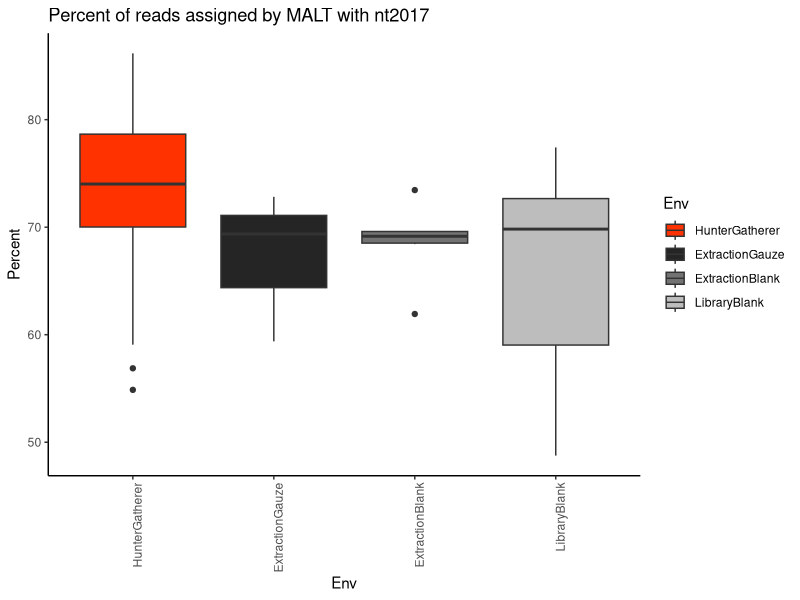
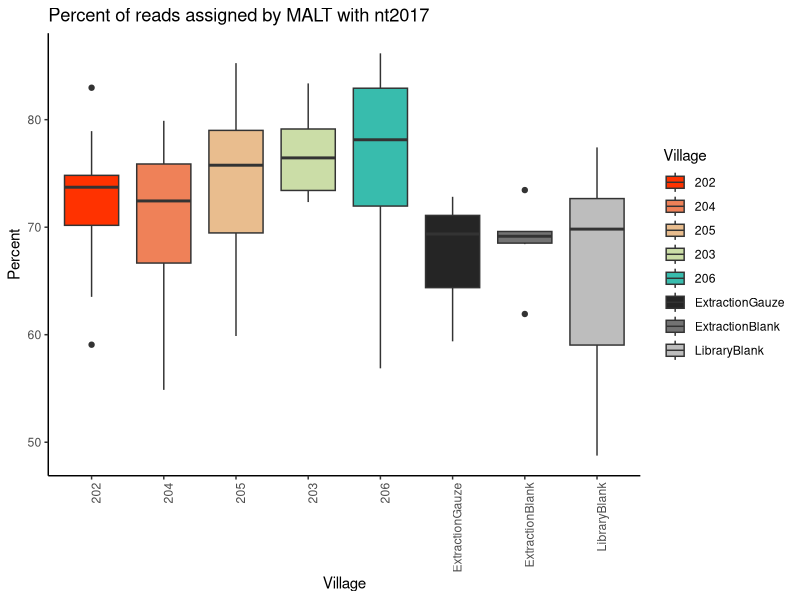
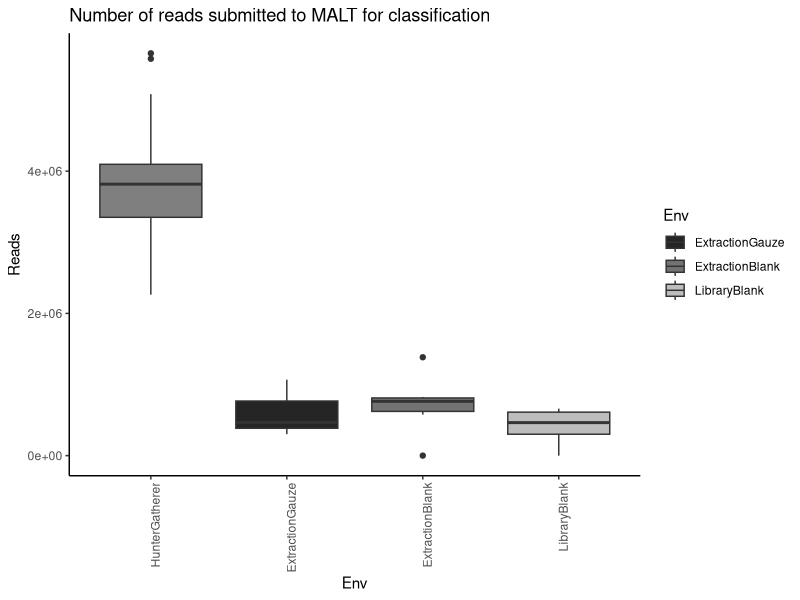
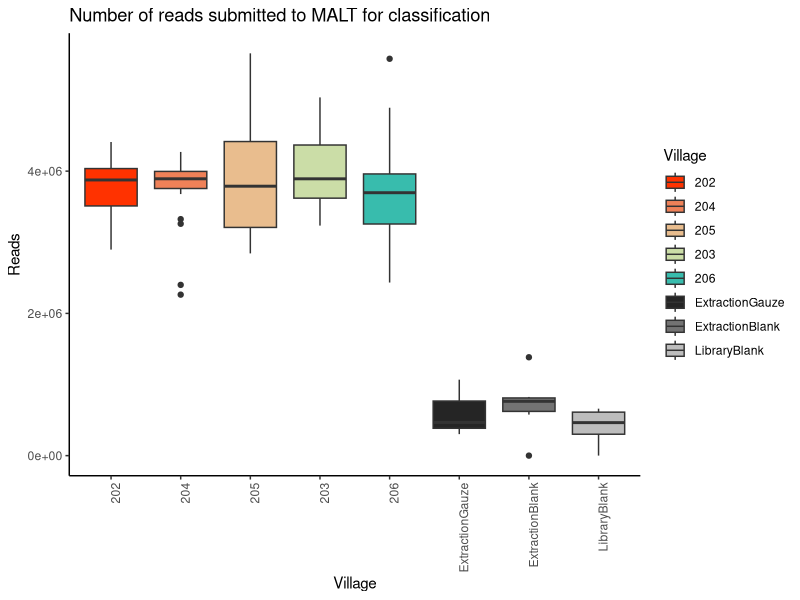
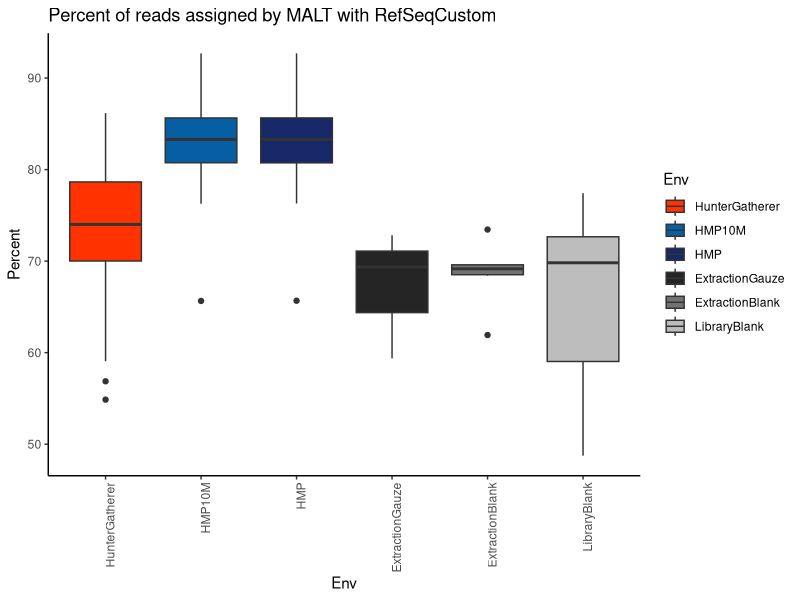
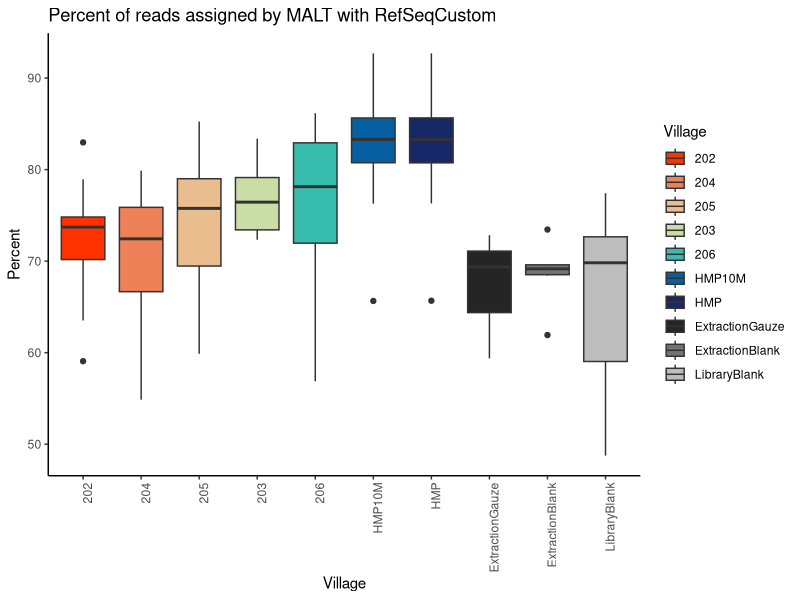
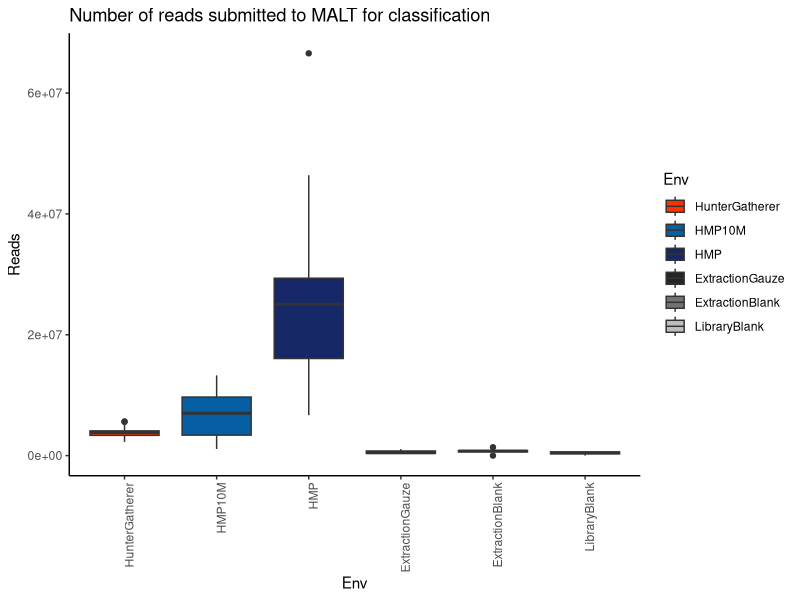
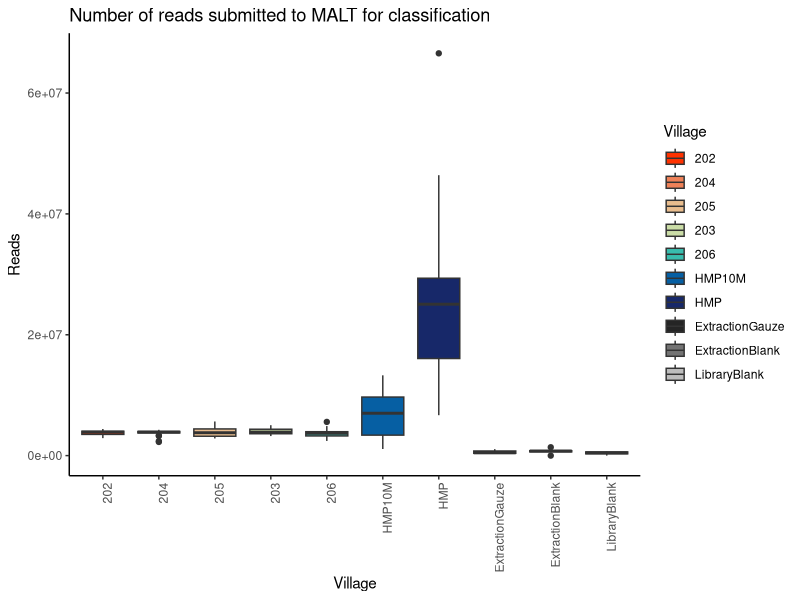

R code for these plots, in order:
## ---- chunk 1
library(knitr)
library(vegan)
library(data.table)
library(tidyverse)
library(gplots)
library(cowplot)
opts_chunk$set(echo=F, warning=F, message=F, dpi=150)
## ---- chunk 2
knitr::opts_knit$set(root.dir = normalizePath(".."))
## ---- chunk 3
# load the table generated from the MALT log file with the # reads and # aligned reads
maltnt_assignments <- fread("00-documentation.backup/aligned_stats.tsv")
maltRSC_assignments <- fread("00-documentation.backup/aligned_stats.tsv")
malt_CMC_HMP_RSC_assignments <- fread("00-documentation.backup/aligned_stats.tsv")

# clean the file names
maltnt_assignments$SampleID <- gsub(".SG1.1_S0_L001_R1_001.fastq.combined.fq.prefixed.extractunmapped.bam.rma6","", maltnt_assignments$SampleID)
maltRSC_assignments$SampleID <- gsub(".SG1.1_S0_L001_R1_001.fastq.combined.fq.prefixed.extractunmapped.bam.rma6","", maltRSC_assignments$SampleID)
malt_CMC_HMP_RSC_assignments$SampleID <- gsub(".SG1.1_S0_L001_R1_001.fastq.combined.fq.prefixed.extractunmapped.bam.rma6","", malt_CMC_HMP_RSC_assignments$SampleID)
malt_CMC_HMP_RSC_assignments$SampleID <- gsub("_S0_L001_R1_000.fastq.combined.fq.prefixed.extractunmapped.bam.rma6","", malt_CMC_HMP_RSC_assignments$SampleID)
malt_CMC_HMP_RSC_assignments$SampleID <- gsub("_S0_L001_R1_000.10M.fastq.combined.fq.prefixed.extractunmapped.bam.rma6","_10M", malt_CMC_HMP_RSC_assignments$SampleID)

# load the metadata file
metadata <- fread("00-documentation.backup/01-cameroon_hunter_gatherer_metadata.tsv")
metadata <- metadata %>% rename(SampleID = `#SampleID`)
## ---- chunk 4
village_shapes <- c(`202` = 15, `203` = 16, `204` = 17,`205` = 18, `206` = 25, HMP = 7, HMP10M = 9,
                    ExtractionGauze = 8, ExtractionBlank = 4, LibraryBlank = 3)

village_colors <- c(`202` = "#FF3200", `204` = "#EF8158", `205` = "#E9BD8E", `203` = "#CBDDA7", `206` = "#38BCAD",
                    HMP = "#172869", HMP10M = "#065FA3",
                     ExtractionGauze = "#252525", ExtractionBlank = "#737373", LibraryBlank = "#bdbdbd")

Env_colors <- c(HunterGatherer = "#FF3200", HMP = "#172869", HMP10M = "#065FA3",
                ExtractionGauze = "#252525", ExtractionBlank = "#737373", LibraryBlank = "#bdbdbd")
Env_shapes <- c(HunterGatherer = 19, HMP = 7, HMP10M = 9, ExtractionGauze = 8, ExtractionBlank = 4, LibraryBlank = 3)

## ---- chunk 5
# these sampls are outliers based on PCA of the taxonomic profile in Cameroon_h-g_taxonomy.Rmd
outliers <- c("CMC002.B0201","CMC032.B0101","CMC037.B0201","CMC047.A0201","EXB059.A1901","EXB059.A1301","EXB059.A1101")

## ---- chunk 6
maltnt_assignments <- maltnt_assignments %>%
  filter(!str_detect(SampleID, outliers %>% str_c(collapse = "|"))) %>%
  mutate(Percent = Aligned/Queries*100)

maltRSC_assignments <- maltRSC_assignments %>%
  filter(!str_detect(SampleID, outliers %>% str_c(collapse = "|"))) %>%
  mutate(Percent = Aligned/Queries*100)

malt_CMC_HMP_RSC_assignments <- malt_CMC_HMP_RSC_assignments %>%
  filter(!str_detect(SampleID, outliers %>% str_c(collapse = "|"))) %>%
  mutate(Percent = Aligned/Queries*100)

## ---- chunk 7
# merge with metadata
maltnt_stats <- maltnt_assignments %>%
  inner_join(., metadata)

# make the Env a factor for plotting
maltnt_stats$Env <- factor(maltnt_stats$Env, 
                                levels = c("HunterGatherer","ExtractionGauze","ExtractionBlank","LibraryBlank"))
maltnt_stats$Village <- factor(maltnt_stats$Village, 
                                levels = c("202","204","205","203","206","HMP10M","HMP","ExtractionGauze","ExtractionBlank", "LibraryBlank"))


# make box plots of the % of assigned reads and of the total # of reads
maltnt_assignments_plots_pct <- maltnt_stats %>%
ggplot(., aes(x=Env, y = Percent, fill=Env)) +
  geom_boxplot() +
  scale_fill_manual(values = Env_colors) +
  theme_classic() +
  #scale_y_continuous(trans='log10') +
  #scale_y_continuous(trans='pseudo_log') +
  theme(axis.text.x = element_text(angle = 90, hjust = 1)) +
  ylab("Percent") +
  ggtitle("Percent of reads assigned by MALT with nt2017")

maltnt_assignments_plots_pct

maltnt_assignments_plots_pct <- maltnt_stats %>%
ggplot(., aes(x=Village, y = Percent, fill=Village)) +
  geom_boxplot() +
  scale_fill_manual(values = village_colors) +
  theme_classic() +
  #scale_y_continuous(trans='log10') +
  #scale_y_continuous(trans='pseudo_log') +
  theme(axis.text.x = element_text(angle = 90, hjust = 1)) +
  ylab("Percent") +
  ggtitle("Percent of reads assigned by MALT with nt2017")

maltnt_assignments_plots_pct

maltnt_assignments_plots_tot <- maltnt_stats %>%
ggplot(., aes(x=Env, y = Queries, fill=Env)) +
  geom_boxplot() +
  scale_fill_manual(values = village_colors) +
  theme_classic() +
  #scale_y_continuous(trans='log10') +
  #scale_y_continuous(trans='pseudo_log') +
  theme(axis.text.x = element_text(angle = 90, hjust = 1)) +
  ylab("Reads") +
  ggtitle("Number of reads submitted to MALT for classification")

maltnt_assignments_plots_tot

maltnt_assignments_plots_tot <- maltnt_stats %>%
ggplot(., aes(x=Village, y = Queries, fill=Village)) +
  geom_boxplot() +
  scale_fill_manual(values = village_colors) +
  theme_classic() +
  #scale_y_continuous(trans='log10') +
  #scale_y_continuous(trans='pseudo_log') +
  theme(axis.text.x = element_text(angle = 90, hjust = 1)) +
  ylab("Reads") +
  ggtitle("Number of reads submitted to MALT for classification")

maltnt_assignments_plots_tot


## ---- chunk 8
# merge with metadata
maltRSC_stats <- malt_CMC_HMP_RSC_assignments %>%
  inner_join(., metadata)

# make the Env a factor for plotting
maltRSC_stats$Env <- factor(maltRSC_stats$Env, 
                                levels = c("HunterGatherer","HMP10M","HMP","ExtractionGauze","ExtractionBlank","LibraryBlank"))
maltRSC_stats$Village <- factor(maltRSC_stats$Village, 
                                levels = c("202","204","205","203","206","HMP10M","HMP","ExtractionGauze","ExtractionBlank", "LibraryBlank"))

# make box plots of the % of assigned reads and of the total # of reads
maltRSC_assignments_plots_pct <- maltRSC_stats %>%
ggplot(., aes(x=Env, y = Percent, fill=Env)) +
  geom_boxplot() +
  scale_fill_manual(values = Env_colors) +
  theme_classic() +
  #scale_y_continuous(trans='log10') +
  #scale_y_continuous(trans='pseudo_log') +
  theme(axis.text.x = element_text(angle = 90, hjust = 1)) +
  ylab("Percent") +
  ggtitle("Percent of reads assigned by MALT with RefSeqCustom")

maltRSC_assignments_plots_pct

maltRSC_assignments_plots_pct <- maltRSC_stats %>%
ggplot(., aes(x=Village, y = Percent, fill=Village)) +
  geom_boxplot() +
  scale_fill_manual(values = village_colors) +
  theme_classic() +
  #scale_y_continuous(trans='log10') +
  #scale_y_continuous(trans='pseudo_log') +
  theme(axis.text.x = element_text(angle = 90, hjust = 1)) +
  ylab("Percent") +
  ggtitle("Percent of reads assigned by MALT with RefSeqCustom")

maltRSC_assignments_plots_pct

maltRSC_assignments_plots_tot <- maltRSC_stats %>%
ggplot(., aes(x=Env, y = Queries, fill=Env)) +
  geom_boxplot() +
  scale_fill_manual(values = Env_colors) +
  theme_classic() +
  #scale_y_continuous(trans='log10') +
  #scale_y_continuous(trans='pseudo_log') +
  theme(axis.text.x = element_text(angle = 90, hjust = 1)) +
  ylab("Reads") +
  ggtitle("Number of reads submitted to MALT for classification")

maltRSC_assignments_plots_tot

maltRSC_assignments_plots_tot <- maltRSC_stats %>%
ggplot(., aes(x=Village, y = Queries, fill=Village)) +
  geom_boxplot() +
  scale_fill_manual(values = village_colors) +
  theme_classic() +
  #scale_y_continuous(trans='log10') +
  #scale_y_continuous(trans='pseudo_log') +
  theme(axis.text.x = element_text(angle = 90, hjust = 1)) +
  ylab("Reads") +
  ggtitle("Number of reads submitted to MALT for classification")

maltRSC_assignments_plots_tot


## ---- chunk 9
malt_stats <- bind_rows(maltnt_stats %>%
                          mutate(Database = 'nt'),
                        maltRSC_stats %>%
                          mutate(Database = 'RefSeqCustom'))

# make the Env a factor for plotting
malt_stats$Env <- factor(malt_stats$Env, 
                                levels = c("HunterGatherer","HMP10M","HMP","ExtractionGauze","ExtractionBlank","LibraryBlank"))
malt_stats$Village <- factor(malt_stats$Village, 
                                levels = c("202","204","205","203","206","HMP10M","HMP","ExtractionGauze","ExtractionBlank", "LibraryBlank"))

# make box plots of the % of assigned reads and of the total # of reads
malt_assignments_plots_tot <- malt_stats %>%
ggplot(., aes(x=Env, y = Queries, fill=Village)) +
  geom_boxplot() +
  scale_fill_manual(values = village_colors) +
  theme_classic() +
  #scale_y_continuous(trans='log10') +
  #scale_y_continuous(trans='pseudo_log') +
  theme(axis.text.x = element_text(angle = 90, hjust = 1)) +
  ylab("Reads") +
  ggtitle("Number of reads submitted to MALT for classification")

malt_assignments_plots_tot

malt_assignments_plots_tot <- malt_stats %>%
ggplot(., aes(x=Village, y = Queries, fill=Village)) +
  geom_boxplot() +
  scale_fill_manual(values = village_colors) +
  theme_classic() +
  #scale_y_continuous(trans='log10') +
  #scale_y_continuous(trans='pseudo_log') +
  theme(axis.text.x = element_text(angle = 90, hjust = 1)) +
  ylab("Reads") +
  ggtitle("Number of reads submitted to MALT for classification")

malt_assignments_plots_tot


malt_assignments_plots_pct_group <- malt_stats %>%
ggplot(., aes(x=Env, y = Percent, fill=Database)) +
  geom_boxplot() +
  scale_fill_manual(values = c("#172869", "#FF3200")) +
  theme_classic() +
  theme(axis.text.x = element_text(angle = 90, hjust = 1)) +
  ylab("Percent") +
  ggtitle("Percent of reads assigned by MALT with nt2017 and RefSeqCustom")

malt_assignments_plots_pct_group

# ggsave("05-results.backup/malt_assignments_plots_pct_group.pdf", plot = malt_assignments_plots_pct_group, device = "pdf",
#        scale = 1, width = 7, height = 5, units = c("in"),
#        dpi = 300)

malt_assignments_plots_pct_village <- malt_stats %>%
ggplot(., aes(x=Village, y = Percent, fill=Database)) +
  geom_boxplot() +
  scale_fill_manual(values = c("#172869", "#FF3200")) +
  theme_classic() +
  theme(axis.text.x = element_text(angle = 90, hjust = 1)) +
  ylab("Percent") +
  ggtitle("Percent of reads assigned by MALT with nt2017 and RefSeqCustom")

malt_assignments_plots_pct_village

# ggsave("05-results.backup/malt_assignments_plots_pct_village.pdf", plot = malt_assignments_plots_pct_village, device = "pdf",
#        scale = 1, width = 7, height = 5, units = c("in"),
#        dpi = 300)
